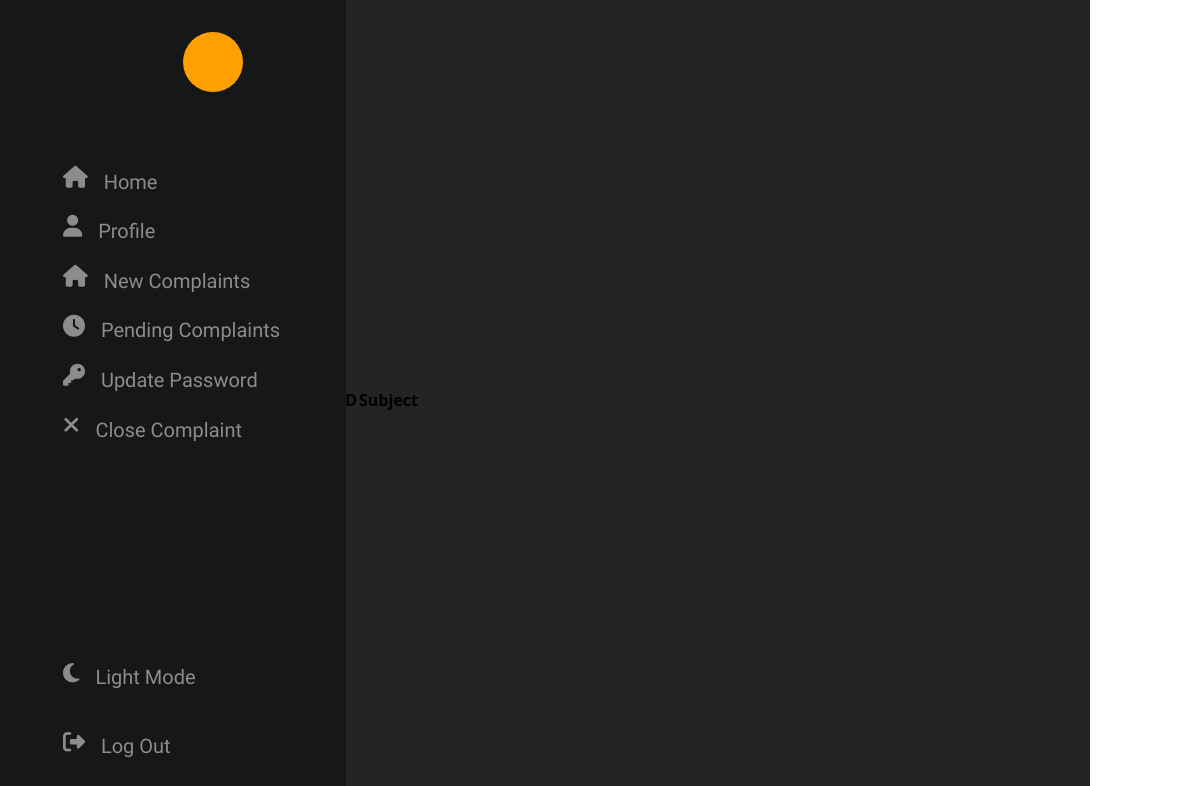
/php/WnewComplaints.php, run on an earlier commit of the app's database.
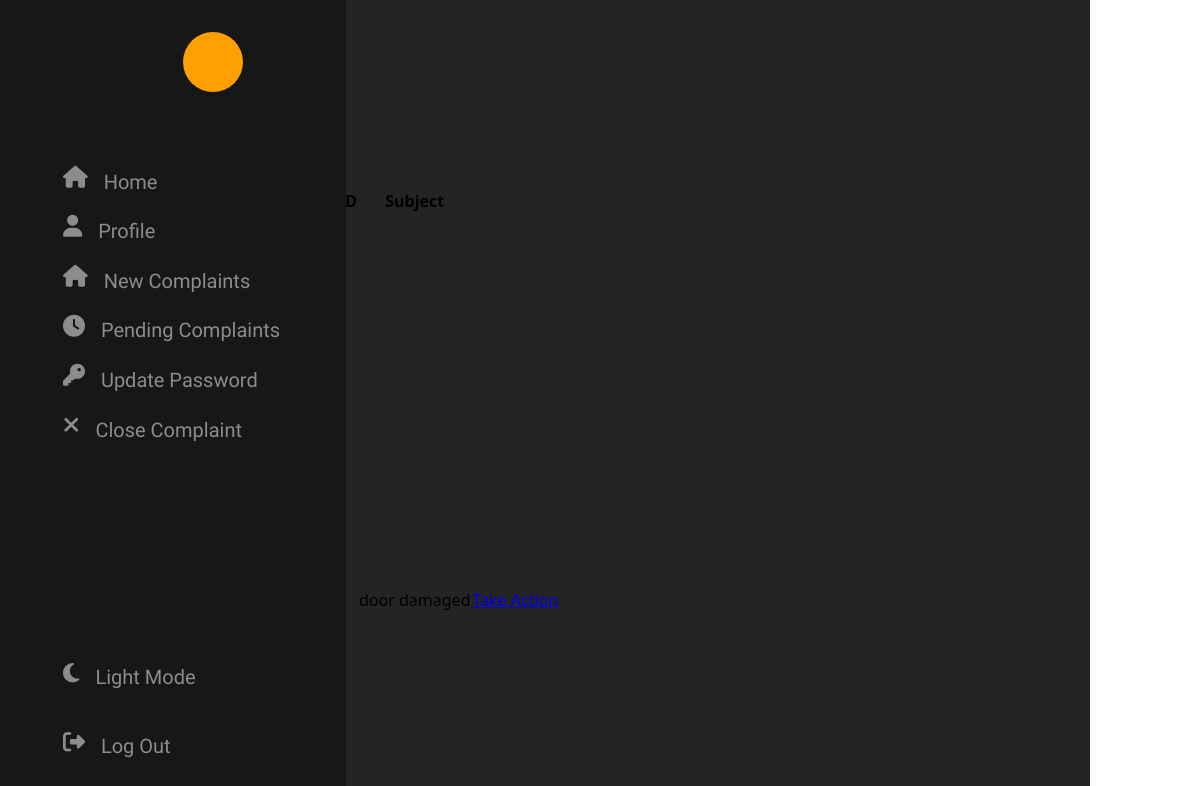
And on a later commit of the database.
### tables this page shows
CREATE TABLE `complaints` (
  `username` varchar(50) NOT NULL,
  `complaint_id` varchar(10) NOT NULL,
  `complaint_type` varchar(20) NOT NULL,
  `subject` varchar(50) NOT NULL,
  `description` text NOT NULL,
  `folder` varchar(300) NOT NULL,
  `time` datetime(2) NOT NULL DEFAULT current_timestamp(2),
  `resolved_time` datetime(2) DEFAULT NULL,
  `last_updation` datetime(2) DEFAULT NULL,
  `worker_assigned` varchar(50) DEFAULT NULL
);

### php/WnewComplaints.php (the view, shortened to what this page needs)
<!DOCTYPE html>
<html lang="en">
<head>
    <link rel="stylesheet" href="/index.css">
    <link rel="stylesheet" href="https://cdnjs.cloudflare.com/ajax/libs/font-awesome/6.5.1/css/all.min.css" />
</head>
<body>
    <div class="nav">
        <div class="icon">
        </div>
        <div class="nav-content">
            <div>
                <i class="fa-solid fa-house"></i>
                <a href="../php/dashboard.php">Home</a>
            </div>
            <div>
                <i class="fa-solid fa-user" ></i>
                <a href="../php/profile.php">Profile</a>
            </div>
            <div>
                <i class="fa-solid fa-house"></i>
                <a href="../php/filecomplaint.php">New Complaints</a>
            </div>
            <div>
                <i class="fa-solid fa-clock"></i>
                <a href="../php/complaintHistory.php">Pending Complaints</a>
            </div>
            <div>
                <i class="fa-solid fa-key"></i>
                <a href="../php/updateCurrentPassword.php">Update Password</a>
            </div>
            <div>
                <i class="fa-solid fa-xmark"></i>
                <a href="#">Close Complaint</a>
            </div>
        </div>
        <div class="nav-content-down">
            <div onclick="toggle()" >
                <i class="fa-solid fa-moon" ></i>
                <a href="#" class="dark">Light Mode</a>
            </div>
            <div>
                <i class="fa-solid fa-right-from-bracket"></i>
                <a href="../php/logout.php">Log Out</a>
            </div>
        </div>
    </div>
    <div class="content">
    <table class="content-table">
        <tr>
          <th>Complaint ID</th>
          <th>Subject</th>
        </tr>
        <?php
include 'config.php' ;
$sql = "SELECT
complaints.*,
worker_action.actionTaken
FROM complaints
JOIN worker_action ON complaints.complaint_id = worker_action.complaint_id;
";
$result = $conn->query($sql);
if ($result->num_rows > 0) {
    while ($row = $result->fetch_assoc()) {
      ?>
        <tr class="active-row">
          <td> <?php echo $row["complaint_id"] ?>   </td>
          <td> <?php echo $row["subject"] ?>   </td>
          <td><a href="../php/takeAction.php?id=<?php echo $row['complaint_id']; ?>">Take Action</a></td>
        </tr>
        <?php
    }
}
?>
</table>
    </div>
</body>
</html>

What changed in the data, as far as the page shows it:
now on this page (row edited): complaints: subject "door damaged"
